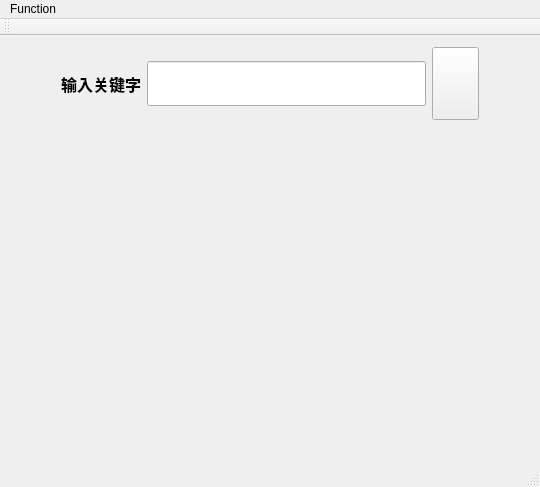
<?xml version="1.0" encoding="UTF-8"?>
<ui version="4.0">
 <class>MainWindow</class>
 <widget class="QMainWindow" name="MainWindow">
  <property name="geometry">
   <rect>
    <x>0</x>
    <y>0</y>
    <width>540</width>
    <height>487</height>
   </rect>
  </property>
  <property name="sizePolicy">
   <sizepolicy hsizetype="Fixed" vsizetype="Preferred">
    <horstretch>0</horstretch>
    <verstretch>0</verstretch>
   </sizepolicy>
  </property>
  <property name="windowTitle">
   <string>MainWindow</string>
  </property>
  <widget class="QWidget" name="centralWidget">
   <layout class="QHBoxLayout" name="horizontalLayout_15">
    <item>
     <layout class="QVBoxLayout" name="verticalLayout">
      <item>
       <layout class="QHBoxLayout" name="horizontalLayout_12" stretch="3,13,3">
        <property name="leftMargin">
         <number>50</number>
        </property>
        <property name="rightMargin">
         <number>50</number>
        </property>
        <item>
         <widget class="QLabel" name="label">
          <property name="sizePolicy">
           <sizepolicy hsizetype="Fixed" vsizetype="Preferred">
            <horstretch>0</horstretch>
            <verstretch>0</verstretch>
           </sizepolicy>
          </property>
          <property name="font">
           <font>
            <family>Calisto MT</family>
            <pointsize>12</pointsize>
            <weight>75</weight>
            <bold>true</bold>
           </font>
          </property>
          <property name="text">
           <string>输入关键字</string>
          </property>
         </widget>
        </item>
        <item>
         <widget class="QLineEdit" name="lineEdit">
          <property name="sizePolicy">
           <sizepolicy hsizetype="Preferred" vsizetype="Fixed">
            <horstretch>0</horstretch>
            <verstretch>0</verstretch>
           </sizepolicy>
          </property>
          <property name="font">
           <font>
            <family>Calisto MT</family>
            <pointsize>20</pointsize>
           </font>
          </property>
          <property name="focusPolicy">
           <enum>Qt::StrongFocus</enum>
          </property>
          <property name="maxLength">
           <number>35</number>
          </property>
         </widget>
        </item>
        <item>
         <widget class="QPushButton" name="searchButton">
          <property name="sizePolicy">
           <sizepolicy hsizetype="Fixed" vsizetype="Preferred">
            <horstretch>0</horstretch>
            <verstretch>0</verstretch>
           </sizepolicy>
          </property>
          <property name="font">
           <font>
            <family>Calisto MT</family>
            <pointsize>12</pointsize>
           </font>
          </property>
          <property name="focusPolicy">
           <enum>Qt::NoFocus</enum>
          </property>
          <property name="text">
           <string/>
          </property>
          <property name="icon">
           <iconset resource="Sour.qrc">
            <normaloff>:/image/11.jpg</normaloff>:/image/11.jpg</iconset>
          </property>
          <property name="iconSize">
           <size>
            <width>38</width>
            <height>16</height>
           </size>
          </property>
         </widget>
        </item>
       </layout>
      </item>
      <item>
       <layout class="QHBoxLayout" name="horizontalLayout" stretch="3,3,3,5,5">
        <item>
         <widget class="QLabel" name="label_2">
          <property name="sizePolicy">
           <sizepolicy hsizetype="Expanding" vsizetype="Fixed">
            <horstretch>0</horstretch>
            <verstretch>0</verstretch>
           </sizepolicy>
          </property>
          <property name="font">
           <font>
            <family>Calisto MT</family>
            <pointsize>12</pointsize>
           </font>
          </property>
          <property name="text">
           <string/>
          </property>
         </widget>
        </item>
        <item>
         <widget class="QLabel" name="label_3">
          <property name="sizePolicy">
           <sizepolicy hsizetype="Expanding" vsizetype="Fixed">
            <horstretch>0</horstretch>
            <verstretch>0</verstretch>
           </sizepolicy>
          </property>
          <property name="font">
           <font>
            <family>Calisto MT</family>
            <pointsize>12</pointsize>
           </font>
          </property>
          <property name="text">
           <string/>
          </property>
         </widget>
        </item>
        <item>
         <widget class="QLabel" name="label_4">
          <property name="sizePolicy">
           <sizepolicy hsizetype="Expanding" vsizetype="Fixed">
            <horstretch>0</horstretch>
            <verstretch>0</verstretch>
           </sizepolicy>
          </property>
          <property name="font">
           <font>
            <family>Calisto MT</family>
            <pointsize>12</pointsize>
           </font>
          </property>
          <property name="text">
           <string/>
          </property>
         </widget>
        </item>
        <item>
         <widget class="QLabel" name="label_5">
          <property name="sizePolicy">
           <sizepolicy hsizetype="Expanding" vsizetype="Fixed">
            <horstretch>0</horstretch>
            <verstretch>0</verstretch>
           </sizepolicy>
          </property>
          <property name="font">
           <font>
            <family>Calisto MT</family>
            <pointsize>12</pointsize>
           </font>
          </property>
          <property name="text">
           <string/>
          </property>
         </widget>
        </item>
        <item>
         <widget class="QLabel" name="label_6">
          <property name="sizePolicy">
           <sizepolicy hsizetype="Expanding" vsizetype="Fixed">
            <horstretch>0</horstretch>
            <verstretch>0</verstretch>
           </sizepolicy>
          </property>
          <property name="font">
           <font>
            <family>Calisto MT</family>
            <pointsize>12</pointsize>
           </font>
          </property>
          <property name="text">
           <string/>
          </property>
         </widget>
        </item>
       </layout>
      </item>
      <item>
       <layout class="QHBoxLayout" name="horizontalLayout_2" stretch="3,3,3,5,5">
        <item>
         <widget class="QLabel" name="title1">
          <property name="sizePolicy">
           <sizepolicy hsizetype="Expanding" vsizetype="Fixed">
            <horstretch>0</horstretch>
            <verstretch>0</verstretch>
           </sizepolicy>
          </property>
          <property name="font">
           <font>
            <family>Calisto MT</family>
            <pointsize>12</pointsize>
           </font>
          </property>
          <property name="text">
           <string/>
          </property>
         </widget>
        </item>
        <item>
         <widget class="QLabel" name="singer1">
          <property name="sizePolicy">
           <sizepolicy hsizetype="Expanding" vsizetype="Fixed">
            <horstretch>0</horstretch>
            <verstretch>0</verstretch>
           </sizepolicy>
          </property>
          <property name="font">
           <font>
            <family>Calisto MT</family>
            <pointsize>12</pointsize>
           </font>
          </property>
          <property name="text">
           <string/>
          </property>
         </widget>
        </item>
        <item>
         <widget class="QLabel" name="album1">
          <property name="sizePolicy">
           <sizepolicy hsizetype="Expanding" vsizetype="Fixed">
            <horstretch>0</horstretch>
            <verstretch>0</verstretch>
           </sizepolicy>
          </property>
          <property name="font">
           <font>
            <family>Calisto MT</family>
            <pointsize>12</pointsize>
           </font>
          </property>
          <property name="text">
           <string/>
          </property>
         </widget>
        </item>
        <item>
         <widget class="QLabel" name="time1">
          <property name="sizePolicy">
           <sizepolicy hsizetype="Expanding" vsizetype="Fixed">
            <horstretch>0</horstretch>
            <verstretch>0</verstretch>
           </sizepolicy>
          </property>
          <property name="font">
           <font>
            <family>Calisto MT</family>
            <pointsize>12</pointsize>
            <weight>50</weight>
            <bold>false</bold>
           </font>
          </property>
          <property name="text">
           <string/>
          </property>
         </widget>
        </item>
        <item>
         <widget class="QLabel" name="ly1">
          <property name="sizePolicy">
           <sizepolicy hsizetype="Expanding" vsizetype="Fixed">
            <horstretch>0</horstretch>
            <verstretch>0</verstretch>
           </sizepolicy>
          </property>
          <property name="font">
           <font>
            <family>Calisto MT</family>
            <pointsize>12</pointsize>
           </font>
          </property>
          <property name="text">
           <string/>
          </property>
         </widget>
        </item>
       </layout>
      </item>
      <item>
       <layout class="QHBoxLayout" name="horizontalLayout_3" stretch="3,3,3,5,5">
        <item>
         <widget class="QLabel" name="title2">
          <property name="sizePolicy">
           <sizepolicy hsizetype="Expanding" vsizetype="Fixed">
            <horstretch>0</horstretch>
            <verstretch>0</verstretch>
           </sizepolicy>
          </property>
          <property name="font">
           <font>
            <family>Calisto MT</family>
            <pointsize>12</pointsize>
           </font>
          </property>
          <property name="text">
           <string/>
          </property>
         </widget>
        </item>
        <item>
         <widget class="QLabel" name="singer2">
          <property name="sizePolicy">
           <sizepolicy hsizetype="Expanding" vsizetype="Fixed">
            <horstretch>0</horstretch>
            <verstretch>0</verstretch>
           </sizepolicy>
          </property>
          <property name="font">
           <font>
            <family>Calisto MT</family>
            <pointsize>12</pointsize>
           </font>
          </property>
          <property name="text">
           <string/>
          </property>
         </widget>
        </item>
        <item>
         <widget class="QLabel" name="album2">
          <property name="sizePolicy">
           <sizepolicy hsizetype="Expanding" vsizetype="Fixed">
            <horstretch>0</horstretch>
            <verstretch>0</verstretch>
           </sizepolicy>
          </property>
          <property name="font">
           <font>
            <family>Calisto MT</family>
            <pointsize>12</pointsize>
           </font>
          </property>
          <property name="text">
           <string/>
          </property>
         </widget>
        </item>
        <item>
         <widget class="QLabel" name="time2">
          <property name="sizePolicy">
           <sizepolicy hsizetype="Expanding" vsizetype="Fixed">
            <horstretch>0</horstretch>
            <verstretch>0</verstretch>
           </sizepolicy>
          </property>
          <property name="font">
           <font>
            <family>Calisto MT</family>
            <pointsize>12</pointsize>
           </font>
          </property>
          <property name="text">
           <string/>
          </property>
         </widget>
        </item>
        <item>
         <widget class="QLabel" name="ly2">
          <property name="sizePolicy">
           <sizepolicy hsizetype="Expanding" vsizetype="Fixed">
            <horstretch>0</horstretch>
            <verstretch>0</verstretch>
           </sizepolicy>
          </property>
          <property name="font">
           <font>
            <family>Calisto MT</family>
            <pointsize>12</pointsize>
           </font>
          </property>
          <property name="text">
           <string/>
          </property>
         </widget>
        </item>
       </layout>
      </item>
      <item>
       <layout class="QHBoxLayout" name="horizontalLayout_4" stretch="3,3,3,5,5">
        <item>
         <widget class="QLabel" name="title3">
          <property name="sizePolicy">
           <sizepolicy hsizetype="Expanding" vsizetype="Fixed">
            <horstretch>0</horstretch>
            <verstretch>0</verstretch>
           </sizepolicy>
          </property>
          <property name="font">
           <font>
            <family>Calisto MT</family>
            <pointsize>12</pointsize>
           </font>
          </property>
          <property name="text">
           <string/>
          </property>
         </widget>
        </item>
        <item>
         <widget class="QLabel" name="singer3">
          <property name="sizePolicy">
           <sizepolicy hsizetype="Expanding" vsizetype="Fixed">
            <horstretch>0</horstretch>
            <verstretch>0</verstretch>
           </sizepolicy>
          </property>
          <property name="font">
           <font>
            <family>Calisto MT</family>
            <pointsize>12</pointsize>
           </font>
          </property>
          <property name="text">
           <string/>
          </property>
         </widget>
        </item>
        <item>
         <widget class="QLabel" name="album3">
          <property name="sizePolicy">
           <sizepolicy hsizetype="Expanding" vsizetype="Fixed">
            <horstretch>0</horstretch>
            <verstretch>0</verstretch>
           </sizepolicy>
          </property>
          <property name="font">
           <font>
            <family>Calisto MT</family>
            <pointsize>12</pointsize>
           </font>
          </property>
          <property name="text">
           <string/>
          </property>
         </widget>
        </item>
        <item>
         <widget class="QLabel" name="time3">
          <property name="sizePolicy">
           <sizepolicy hsizetype="Expanding" vsizetype="Fixed">
            <horstretch>0</horstretch>
            <verstretch>0</verstretch>
           </sizepolicy>
          </property>
          <property name="font">
           <font>
            <family>Calisto MT</family>
            <pointsize>12</pointsize>
           </font>
          </property>
          <property name="text">
           <string/>
          </property>
         </widget>
        </item>
        <item>
         <widget class="QLabel" name="ly3">
          <property name="sizePolicy">
           <sizepolicy hsizetype="Expanding" vsizetype="Fixed">
            <horstretch>0</horstretch>
            <verstretch>0</verstretch>
           </sizepolicy>
          </property>
          <property name="font">
           <font>
            <family>Calisto MT</family>
            <pointsize>12</pointsize>
           </font>
          </property>
          <property name="text">
           <string/>
          </property>
         </widget>
        </item>
       </layout>
      </item>
      <item>
       <layout class="QHBoxLayout" name="horizontalLayout_5" stretch="3,3,3,5,5">
        <item>
         <widget class="QLabel" name="title4">
          <property name="sizePolicy">
           <sizepolicy hsizetype="Expanding" vsizetype="Fixed">
            <horstretch>0</horstretch>
            <verstretch>0</verstretch>
           </sizepolicy>
          </property>
          <property name="font">
           <font>
            <family>Calisto MT</family>
            <pointsize>12</pointsize>
           </font>
          </property>
          <property name="text">
           <string/>
          </property>
         </widget>
        </item>
        <item>
         <widget class="QLabel" name="singer4">
          <property name="sizePolicy">
           <sizepolicy hsizetype="Expanding" vsizetype="Fixed">
            <horstretch>0</horstretch>
            <verstretch>0</verstretch>
           </sizepolicy>
          </property>
          <property name="font">
           <font>
            <family>Calisto MT</family>
            <pointsize>12</pointsize>
           </font>
          </property>
          <property name="text">
           <string/>
          </property>
         </widget>
        </item>
        <item>
         <widget class="QLabel" name="album4">
          <property name="sizePolicy">
           <sizepolicy hsizetype="Expanding" vsizetype="Fixed">
            <horstretch>0</horstretch>
            <verstretch>0</verstretch>
           </sizepolicy>
          </property>
          <property name="font">
           <font>
            <family>Calisto MT</family>
            <pointsize>12</pointsize>
           </font>
          </property>
          <property name="text">
           <string/>
          </property>
         </widget>
        </item>
        <item>
         <widget class="QLabel" name="time4">
          <property name="sizePolicy">
           <sizepolicy hsizetype="Expanding" vsizetype="Fixed">
            <horstretch>0</horstretch>
            <verstretch>0</verstretch>
           </sizepolicy>
          </property>
          <property name="font">
           <font>
            <family>Calisto MT</family>
            <pointsize>12</pointsize>
           </font>
          </property>
          <property name="text">
           <string/>
          </property>
         </widget>
        </item>
        <item>
         <widget class="QLabel" name="ly4">
          <property name="sizePolicy">
           <sizepolicy hsizetype="Expanding" vsizetype="Fixed">
            <horstretch>0</horstretch>
            <verstretch>0</verstretch>
           </sizepolicy>
          </property>
          <property name="font">
           <font>
            <family>Calisto MT</family>
            <pointsize>12</pointsize>
           </font>
          </property>
          <property name="text">
           <string/>
          </property>
         </widget>
        </item>
       </layout>
      </item>
      <item>
       <layout class="QHBoxLayout" name="horizontalLayout_6" stretch="3,3,3,5,5">
        <item>
         <widget class="QLabel" name="title5">
          <property name="sizePolicy">
           <sizepolicy hsizetype="Expanding" vsizetype="Fixed">
            <horstretch>0</horstretch>
            <verstretch>0</verstretch>
           </sizepolicy>
          </property>
          <property name="font">
           <font>
            <family>Calisto MT</family>
            <pointsize>12</pointsize>
           </font>
          </property>
          <property name="text">
           <string/>
          </property>
         </widget>
        </item>
        <item>
         <widget class="QLabel" name="singer5">
          <property name="sizePolicy">
           <sizepolicy hsizetype="Expanding" vsizetype="Fixed">
            <horstretch>0</horstretch>
            <verstretch>0</verstretch>
           </sizepolicy>
          </property>
          <property name="font">
           <font>
            <family>Calisto MT</family>
            <pointsize>12</pointsize>
           </font>
          </property>
          <property name="text">
           <string/>
          </property>
         </widget>
        </item>
        <item>
         <widget class="QLabel" name="album5">
          <property name="sizePolicy">
           <sizepolicy hsizetype="Expanding" vsizetype="Fixed">
            <horstretch>0</horstretch>
            <verstretch>0</verstretch>
           </sizepolicy>
          </property>
          <property name="font">
           <font>
            <family>Calisto MT</family>
            <pointsize>12</pointsize>
           </font>
          </property>
          <property name="text">
           <string/>
          </property>
         </widget>
        </item>
        <item>
         <widget class="QLabel" name="time5">
          <property name="sizePolicy">
           <sizepolicy hsizetype="Expanding" vsizetype="Fixed">
            <horstretch>0</horstretch>
            <verstretch>0</verstretch>
           </sizepolicy>
          </property>
          <property name="font">
           <font>
            <family>Calisto MT</family>
            <pointsize>12</pointsize>
           </font>
          </property>
          <property name="text">
           <string/>
          </property>
         </widget>
        </item>
        <item>
         <widget class="QLabel" name="ly5">
          <property name="sizePolicy">
           <sizepolicy hsizetype="Expanding" vsizetype="Fixed">
            <horstretch>0</horstretch>
            <verstretch>0</verstretch>
           </sizepolicy>
          </property>
          <property name="font">
           <font>
            <family>Calisto MT</family>
            <pointsize>12</pointsize>
           </font>
          </property>
          <property name="text">
           <string/>
          </property>
         </widget>
        </item>
       </layout>
      </item>
      <item>
       <layout class="QHBoxLayout" name="horizontalLayout_7" stretch="3,3,3,5,5">
        <item>
         <widget class="QLabel" name="title6">
          <property name="sizePolicy">
           <sizepolicy hsizetype="Expanding" vsizetype="Fixed">
            <horstretch>0</horstretch>
            <verstretch>0</verstretch>
           </sizepolicy>
          </property>
          <property name="font">
           <font>
            <family>Calisto MT</family>
            <pointsize>12</pointsize>
           </font>
          </property>
          <property name="text">
           <string/>
          </property>
         </widget>
        </item>
        <item>
         <widget class="QLabel" name="singer6">
          <property name="sizePolicy">
           <sizepolicy hsizetype="Expanding" vsizetype="Fixed">
            <horstretch>0</horstretch>
            <verstretch>0</verstretch>
           </sizepolicy>
          </property>
          <property name="font">
           <font>
            <family>Calisto MT</family>
            <pointsize>12</pointsize>
           </font>
          </property>
          <property name="text">
           <string/>
          </property>
         </widget>
        </item>
        <item>
         <widget class="QLabel" name="album6">
          <property name="sizePolicy">
           <sizepolicy hsizetype="Expanding" vsizetype="Fixed">
            <horstretch>0</horstretch>
            <verstretch>0</verstretch>
           </sizepolicy>
          </property>
          <property name="font">
           <font>
            <family>Calisto MT</family>
            <pointsize>12</pointsize>
           </font>
          </property>
          <property name="text">
           <string/>
          </property>
         </widget>
        </item>
        <item>
         <widget class="QLabel" name="time6">
          <property name="sizePolicy">
           <sizepolicy hsizetype="Expanding" vsizetype="Fixed">
            <horstretch>0</horstretch>
            <verstretch>0</verstretch>
           </sizepolicy>
          </property>
          <property name="font">
           <font>
            <family>Calisto MT</family>
            <pointsize>12</pointsize>
           </font>
          </property>
          <property name="text">
           <string/>
          </property>
         </widget>
        </item>
        <item>
         <widget class="QLabel" name="ly6">
          <property name="sizePolicy">
           <sizepolicy hsizetype="Expanding" vsizetype="Fixed">
            <horstretch>0</horstretch>
            <verstretch>0</verstretch>
           </sizepolicy>
          </property>
          <property name="font">
           <font>
            <family>Calisto MT</family>
            <pointsize>12</pointsize>
           </font>
          </property>
          <property name="text">
           <string/>
          </property>
         </widget>
        </item>
       </layout>
      </item>
      <item>
       <layout class="QHBoxLayout" name="horizontalLayout_8" stretch="3,3,3,5,5">
        <item>
         <widget class="QLabel" name="title7">
          <property name="sizePolicy">
           <sizepolicy hsizetype="Expanding" vsizetype="Fixed">
            <horstretch>0</horstretch>
            <verstretch>0</verstretch>
           </sizepolicy>
          </property>
          <property name="font">
           <font>
            <family>Calisto MT</family>
            <pointsize>12</pointsize>
           </font>
          </property>
          <property name="text">
           <string/>
          </property>
         </widget>
        </item>
        <item>
         <widget class="QLabel" name="singer7">
          <property name="sizePolicy">
           <sizepolicy hsizetype="Expanding" vsizetype="Fixed">
            <horstretch>0</horstretch>
            <verstretch>0</verstretch>
           </sizepolicy>
          </property>
          <property name="font">
           <font>
            <family>Calisto MT</family>
            <pointsize>12</pointsize>
           </font>
          </property>
          <property name="text">
           <string/>
          </property>
         </widget>
        </item>
        <item>
         <widget class="QLabel" name="album7">
          <property name="sizePolicy">
           <sizepolicy hsizetype="Expanding" vsizetype="Fixed">
            <horstretch>0</horstretch>
            <verstretch>0</verstretch>
           </sizepolicy>
          </property>
          <property name="font">
           <font>
            <family>Calisto MT</family>
            <pointsize>12</pointsize>
           </font>
          </property>
          <property name="text">
           <string/>
          </property>
         </widget>
        </item>
        <item>
         <widget class="QLabel" name="time7">
          <property name="sizePolicy">
           <sizepolicy hsizetype="Expanding" vsizetype="Fixed">
            <horstretch>0</horstretch>
            <verstretch>0</verstretch>
           </sizepolicy>
          </property>
          <property name="font">
           <font>
            <family>Calisto MT</family>
            <pointsize>12</pointsize>
           </font>
          </property>
          <property name="text">
           <string/>
          </property>
         </widget>
        </item>
        <item>
         <widget class="QLabel" name="ly7">
          <property name="sizePolicy">
           <sizepolicy hsizetype="Expanding" vsizetype="Fixed">
            <horstretch>0</horstretch>
            <verstretch>0</verstretch>
           </sizepolicy>
          </property>
          <property name="font">
           <font>
            <family>Calisto MT</family>
            <pointsize>12</pointsize>
           </font>
          </property>
          <property name="text">
           <string/>
          </property>
         </widget>
        </item>
       </layout>
      </item>
      <item>
       <layout class="QHBoxLayout" name="horizontalLayout_9" stretch="3,3,3,5,5">
        <item>
         <widget class="QLabel" name="title8">
          <property name="sizePolicy">
           <sizepolicy hsizetype="Expanding" vsizetype="Fixed">
            <horstretch>0</horstretch>
            <verstretch>0</verstretch>
           </sizepolicy>
          </property>
          <property name="font">
           <font>
            <family>Calisto MT</family>
            <pointsize>12</pointsize>
           </font>
          </property>
          <property name="text">
           <string/>
          </property>
         </widget>
        </item>
        <item>
         <widget class="QLabel" name="singer8">
          <property name="sizePolicy">
           <sizepolicy hsizetype="Expanding" vsizetype="Fixed">
            <horstretch>0</horstretch>
            <verstretch>0</verstretch>
           </sizepolicy>
          </property>
          <property name="font">
           <font>
            <family>Calisto MT</family>
            <pointsize>12</pointsize>
           </font>
          </property>
          <property name="text">
           <string/>
          </property>
         </widget>
        </item>
        <item>
         <widget class="QLabel" name="album8">
          <property name="sizePolicy">
           <sizepolicy hsizetype="Expanding" vsizetype="Fixed">
            <horstretch>0</horstretch>
            <verstretch>0</verstretch>
           </sizepolicy>
          </property>
          <property name="font">
           <font>
            <family>Calisto MT</family>
            <pointsize>12</pointsize>
           </font>
          </property>
          <property name="text">
           <string/>
          </property>
         </widget>
        </item>
        <item>
         <widget class="QLabel" name="time8">
          <property name="sizePolicy">
           <sizepolicy hsizetype="Expanding" vsizetype="Fixed">
            <horstretch>0</horstretch>
            <verstretch>0</verstretch>
           </sizepolicy>
          </property>
          <property name="font">
           <font>
            <family>Calisto MT</family>
            <pointsize>12</pointsize>
           </font>
          </property>
          <property name="text">
           <string/>
          </property>
         </widget>
        </item>
        <item>
         <widget class="QLabel" name="ly8">
          <property name="sizePolicy">
           <sizepolicy hsizetype="Expanding" vsizetype="Fixed">
            <horstretch>0</horstretch>
            <verstretch>0</verstretch>
           </sizepolicy>
          </property>
          <property name="font">
           <font>
            <family>Calisto MT</family>
            <pointsize>12</pointsize>
           </font>
          </property>
          <property name="text">
           <string/>
          </property>
         </widget>
        </item>
       </layout>
      </item>
      <item>
       <layout class="QHBoxLayout" name="horizontalLayout_10" stretch="3,3,3,5,5">
        <item>
         <widget class="QLabel" name="title9">
          <property name="sizePolicy">
           <sizepolicy hsizetype="Expanding" vsizetype="Fixed">
            <horstretch>0</horstretch>
            <verstretch>0</verstretch>
           </sizepolicy>
          </property>
          <property name="font">
           <font>
            <family>Calisto MT</family>
            <pointsize>12</pointsize>
           </font>
          </property>
          <property name="text">
           <string/>
          </property>
         </widget>
        </item>
        <item>
         <widget class="QLabel" name="singer9">
          <property name="sizePolicy">
           <sizepolicy hsizetype="Expanding" vsizetype="Fixed">
            <horstretch>0</horstretch>
            <verstretch>0</verstretch>
           </sizepolicy>
          </property>
          <property name="font">
           <font>
            <family>Calisto MT</family>
            <pointsize>12</pointsize>
           </font>
          </property>
          <property name="text">
           <string/>
          </property>
         </widget>
        </item>
        <item>
         <widget class="QLabel" name="album9">
          <property name="sizePolicy">
           <sizepolicy hsizetype="Expanding" vsizetype="Fixed">
            <horstretch>0</horstretch>
            <verstretch>0</verstretch>
           </sizepolicy>
          </property>
          <property name="font">
           <font>
            <family>Calisto MT</family>
            <pointsize>12</pointsize>
           </font>
          </property>
          <property name="text">
           <string/>
          </property>
         </widget>
        </item>
        <item>
         <widget class="QLabel" name="time9">
          <property name="sizePolicy">
           <sizepolicy hsizetype="Expanding" vsizetype="Fixed">
            <horstretch>0</horstretch>
            <verstretch>0</verstretch>
           </sizepolicy>
          </property>
          <property name="font">
           <font>
            <family>Calisto MT</family>
            <pointsize>12</pointsize>
           </font>
          </property>
          <property name="text">
           <string/>
          </property>
         </widget>
        </item>
        <item>
         <widget class="QLabel" name="ly9">
          <property name="sizePolicy">
           <sizepolicy hsizetype="Expanding" vsizetype="Fixed">
            <horstretch>0</horstretch>
            <verstretch>0</verstretch>
           </sizepolicy>
          </property>
          <property name="font">
           <font>
            <family>Calisto MT</family>
            <pointsize>12</pointsize>
           </font>
          </property>
          <property name="text">
           <string/>
          </property>
         </widget>
        </item>
       </layout>
      </item>
      <item>
       <layout class="QHBoxLayout" name="horizontalLayout_11" stretch="3,3,3,5,5">
        <item>
         <widget class="QLabel" name="title10">
          <property name="sizePolicy">
           <sizepolicy hsizetype="Expanding" vsizetype="Fixed">
            <horstretch>0</horstretch>
            <verstretch>0</verstretch>
           </sizepolicy>
          </property>
          <property name="font">
           <font>
            <family>Calisto MT</family>
            <pointsize>12</pointsize>
           </font>
          </property>
          <property name="text">
           <string/>
          </property>
         </widget>
        </item>
        <item>
         <widget class="QLabel" name="singer10">
          <property name="sizePolicy">
           <sizepolicy hsizetype="Expanding" vsizetype="Fixed">
            <horstretch>0</horstretch>
            <verstretch>0</verstretch>
           </sizepolicy>
          </property>
          <property name="font">
           <font>
            <family>Calisto MT</family>
            <pointsize>12</pointsize>
           </font>
          </property>
          <property name="text">
           <string/>
          </property>
         </widget>
        </item>
        <item>
         <widget class="QLabel" name="album10">
          <property name="sizePolicy">
           <sizepolicy hsizetype="Expanding" vsizetype="Fixed">
            <horstretch>0</horstretch>
            <verstretch>0</verstretch>
           </sizepolicy>
          </property>
          <property name="font">
           <font>
            <family>Calisto MT</family>
            <pointsize>12</pointsize>
           </font>
          </property>
          <property name="text">
           <string/>
          </property>
         </widget>
        </item>
        <item>
         <widget class="QLabel" name="time10">
          <property name="sizePolicy">
           <sizepolicy hsizetype="Expanding" vsizetype="Fixed">
            <horstretch>0</horstretch>
            <verstretch>0</verstretch>
           </sizepolicy>
          </property>
          <property name="font">
           <font>
            <family>Calisto MT</family>
            <pointsize>12</pointsize>
           </font>
          </property>
          <property name="text">
           <string/>
          </property>
         </widget>
        </item>
        <item>
         <widget class="QLabel" name="ly10">
          <property name="sizePolicy">
           <sizepolicy hsizetype="Expanding" vsizetype="Fixed">
            <horstretch>0</horstretch>
            <verstretch>0</verstretch>
           </sizepolicy>
          </property>
          <property name="font">
           <font>
            <family>Calisto MT</family>
            <pointsize>12</pointsize>
           </font>
          </property>
          <property name="text">
           <string/>
          </property>
         </widget>
        </item>
       </layout>
      </item>
      <item>
       <layout class="QHBoxLayout" name="horizontalLayout_13" stretch="10,1,1">
        <item>
         <spacer name="horizontalSpacer">
          <property name="orientation">
           <enum>Qt::Horizontal</enum>
          </property>
          <property name="sizeHint" stdset="0">
           <size>
            <width>308</width>
            <height>20</height>
           </size>
          </property>
         </spacer>
        </item>
        <item>
         <widget class="QLabel" name="last">
          <property name="sizePolicy">
           <sizepolicy hsizetype="Expanding" vsizetype="Fixed">
            <horstretch>0</horstretch>
            <verstretch>0</verstretch>
           </sizepolicy>
          </property>
          <property name="font">
           <font>
            <family>Times New Roman</family>
            <pointsize>12</pointsize>
            <weight>75</weight>
            <bold>true</bold>
           </font>
          </property>
          <property name="focusPolicy">
           <enum>Qt::NoFocus</enum>
          </property>
          <property name="text">
           <string/>
          </property>
         </widget>
        </item>
        <item>
         <widget class="QLabel" name="next">
          <property name="sizePolicy">
           <sizepolicy hsizetype="Expanding" vsizetype="Fixed">
            <horstretch>0</horstretch>
            <verstretch>0</verstretch>
           </sizepolicy>
          </property>
          <property name="font">
           <font>
            <family>Times New Roman</family>
            <pointsize>12</pointsize>
            <weight>75</weight>
            <bold>true</bold>
           </font>
          </property>
          <property name="focusPolicy">
           <enum>Qt::NoFocus</enum>
          </property>
          <property name="text">
           <string/>
          </property>
          <property name="pixmap">
           <pixmap>:/image/Next.jpg</pixmap>
          </property>
         </widget>
        </item>
       </layout>
      </item>
     </layout>
    </item>
   </layout>
   <zorder></zorder>
  </widget>
  <widget class="QMenuBar" name="menuBar">
   <property name="geometry">
    <rect>
     <x>0</x>
     <y>0</y>
     <width>540</width>
     <height>23</height>
    </rect>
   </property>
   <widget class="QMenu" name="menuFunction">
    <property name="title">
     <string>Function</string>
    </property>
    <addaction name="actionSearch"/>
    <addaction name="actionRecommend"/>
   </widget>
   <addaction name="menuFunction"/>
  </widget>
  <widget class="QToolBar" name="mainToolBar">
   <attribute name="toolBarArea">
    <enum>TopToolBarArea</enum>
   </attribute>
   <attribute name="toolBarBreak">
    <bool>false</bool>
   </attribute>
  </widget>
  <widget class="QStatusBar" name="statusBar"/>
  <action name="actionSearch">
   <property name="text">
    <string>Search</string>
   </property>
  </action>
  <action name="actionRecommend">
   <property name="text">
    <string>Recommend</string>
   </property>
  </action>
 </widget>
 <layoutdefault spacing="6" margin="11"/>
 <resources>
  <include location="Sour.qrc"/>
 </resources>
 <connections/>
</ui>
